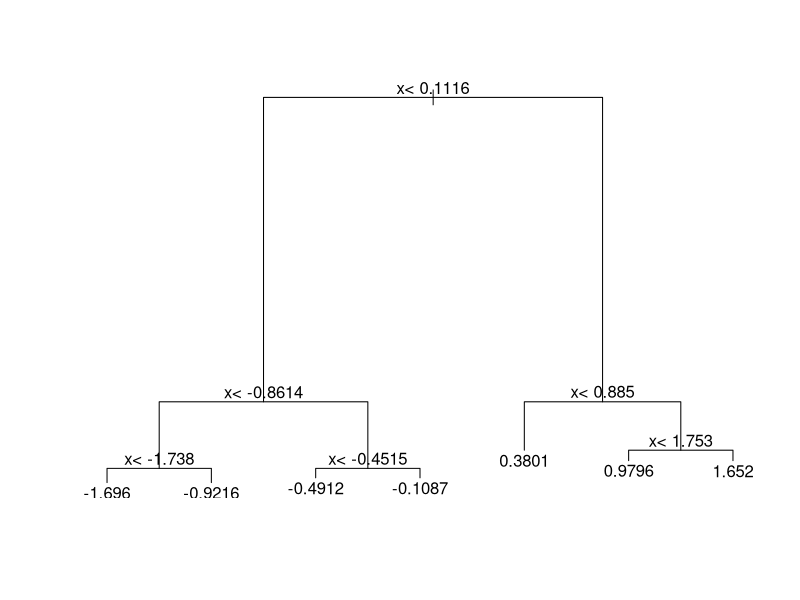
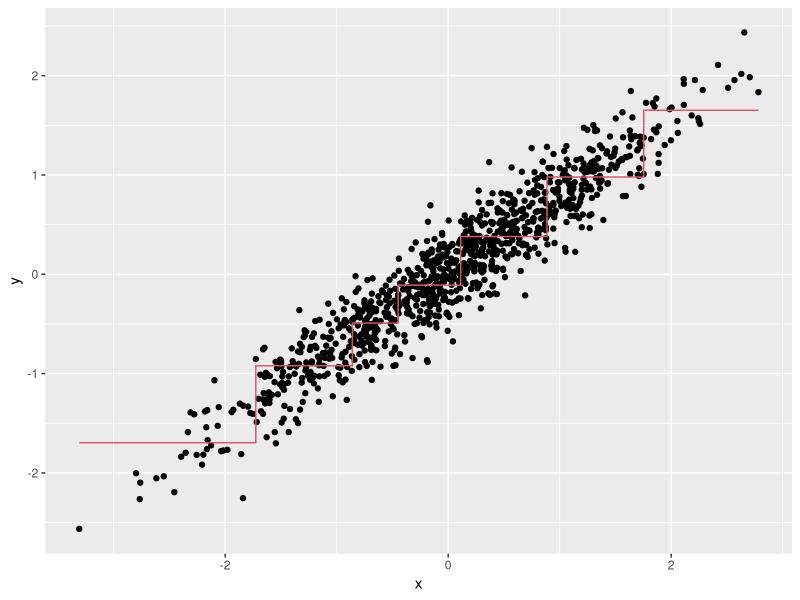
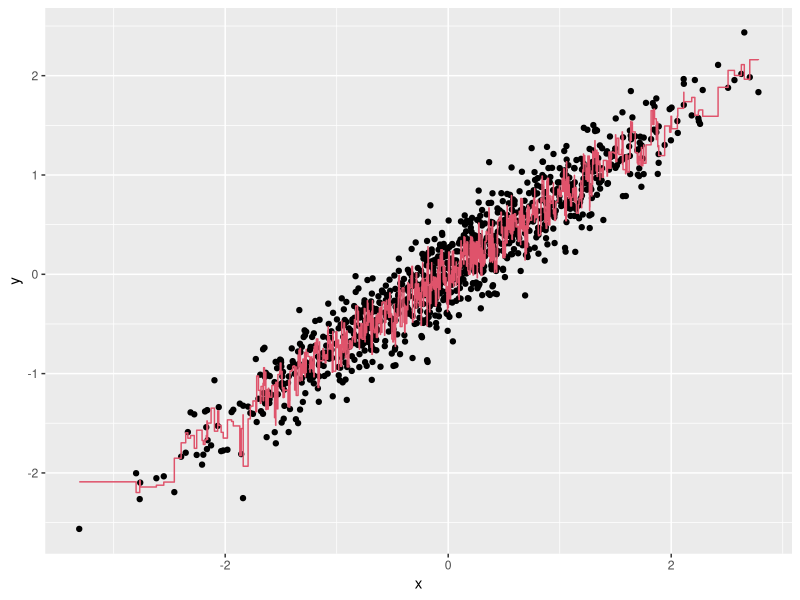
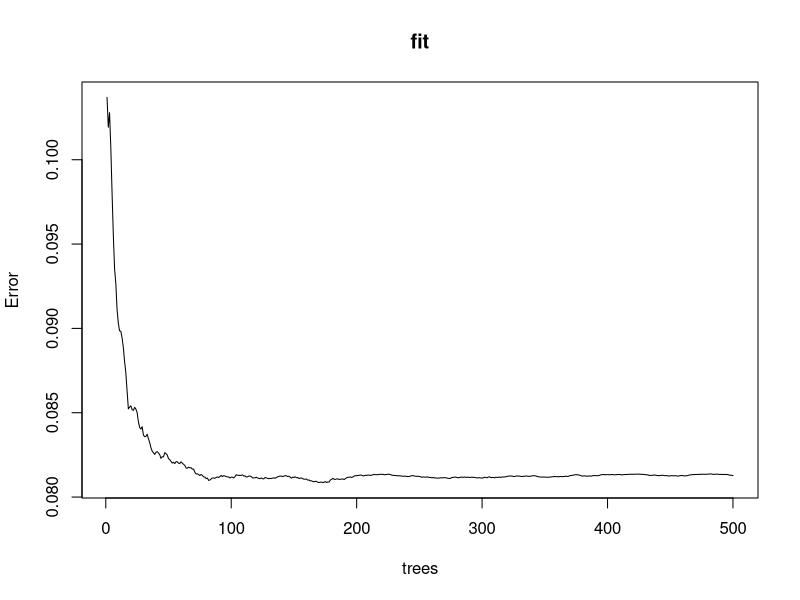
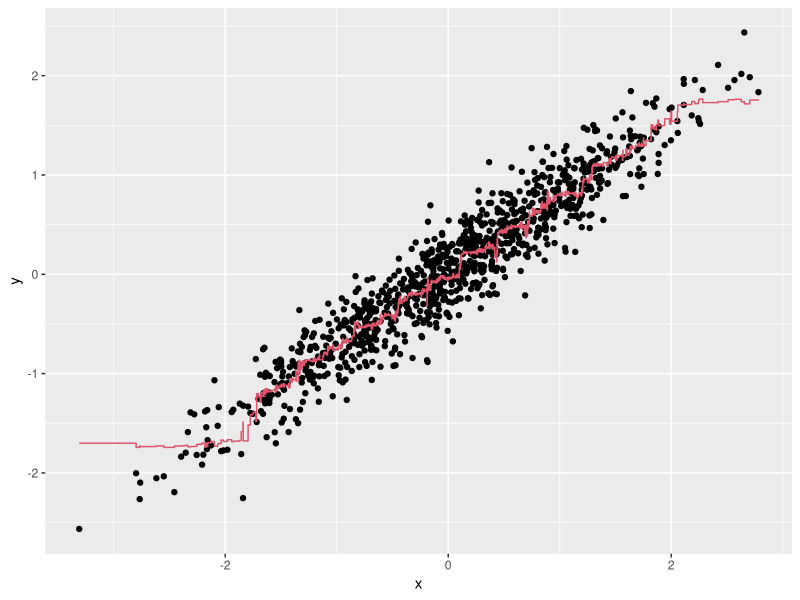

Write R code to recreate these figures, in order. (Note: this script raises an error after producing the figures.)
## ---- chunk 1
knitr::opts_chunk$set(echo = TRUE)
## ---- chunk 2

library(rpart)
library(dplyr)
library(ggplot2)

n <- 1000
sigma <- 0.25
x <- rnorm(n, 0, 1)
y <- 0.75 * x + rnorm(n, 0, sigma)
dat <- data.frame(x = x, y = y)
## ---- chunk 3
fit <- rpart(y ~ ., data = dat)
## ---- chunk 4
plot(fit)
text(fit)
## ---- chunk 5
dat %>% 
	mutate(y_hat = predict(fit)) %>% 
	ggplot() +
	geom_point(aes(x, y)) +
	geom_step(aes(x, y_hat), col=2)
## ---- chunk 6
library(randomForest)
fit <- randomForest(y ~ x, data = dat)
dat %>% 
	mutate(y_hat = predict(fit)) %>% 
	ggplot() +
	geom_point(aes(x, y)) +
	geom_step(aes(x, y_hat), col = 2)
## ---- chunk 7
plot(fit) 
## ---- chunk 8
library(randomForest)
fit <- randomForest(y ~ x, data = dat, nodesize = 50, maxnodes = 25)
dat %>% 
	mutate(y_hat = predict(fit)) %>% 
	ggplot() +
	geom_point(aes(x, y)) +
	geom_step(aes(x, y_hat), col = 2)
## ---- chunk 9
set.seed(1)
library(caret)
fit <- train(y ~ ., method = "Rborist",   
				tuneGrid = data.frame(predFixed = 1, 
									  minNode = seq(25, 100, 25)),
				data = dat)
ggplot(fit)
## ---- chunk 10
library(caret)
dat %>% 
	mutate(y_hat = predict(fit)) %>% 
	ggplot() +
	geom_point(aes(x, y)) +
    geom_step(aes(x, y_hat), col = 2)
## ---- chunk 11
library(caret)
library(dslabs)
set.seed(1991)
data("tissue_gene_expression")
    
fit <- with(tissue_gene_expression, 
                train(x, y, method = "rpart",
                      tuneGrid = data.frame(cp = seq(0, 0.1, 0.01))))
    
ggplot(fit)      
## ---- chunk 12
set.seed(1991)
data("tissue_gene_expression")
    
fit_rpart <- with(tissue_gene_expression, 
                      train(x, y, method = "rpart",
                            tuneGrid = data.frame(cp = seq(0, 0.10, 0.01)),
                            control = rpart.control(minsplit = 0)))
ggplot(fit_rpart)
confusionMatrix(fit_rpart)
## ---- chunk 13
plot(fit_rpart$finalModel)
text(fit_rpart$finalModel)
## ---- chunk 14
set.seed(1991)
library(randomForest)
fit <- with(tissue_gene_expression, 
                train(x, y, method = "rf", 
                      nodesize = 1,
                      tuneGrid = data.frame(mtry = seq(50, 200, 25))))
    
ggplot(fit)
## ---- chunk 15
imp <- varImp(fit)
imp
## ---- chunk 16
tree_terms <- as.character(unique(fit_rpart$finalModel$frame$var[!(fit_rpart$finalModel$frame$var == "<leaf>")]))
tree_terms
## ---- chunk 17
data_frame(term = rownames(imp$importance), 
			importance = imp$importance$Overall) %>%
	mutate(rank = rank(-importance)) %>% arrange(desc(importance)) %>%
	filter(term %in% tree_terms)
